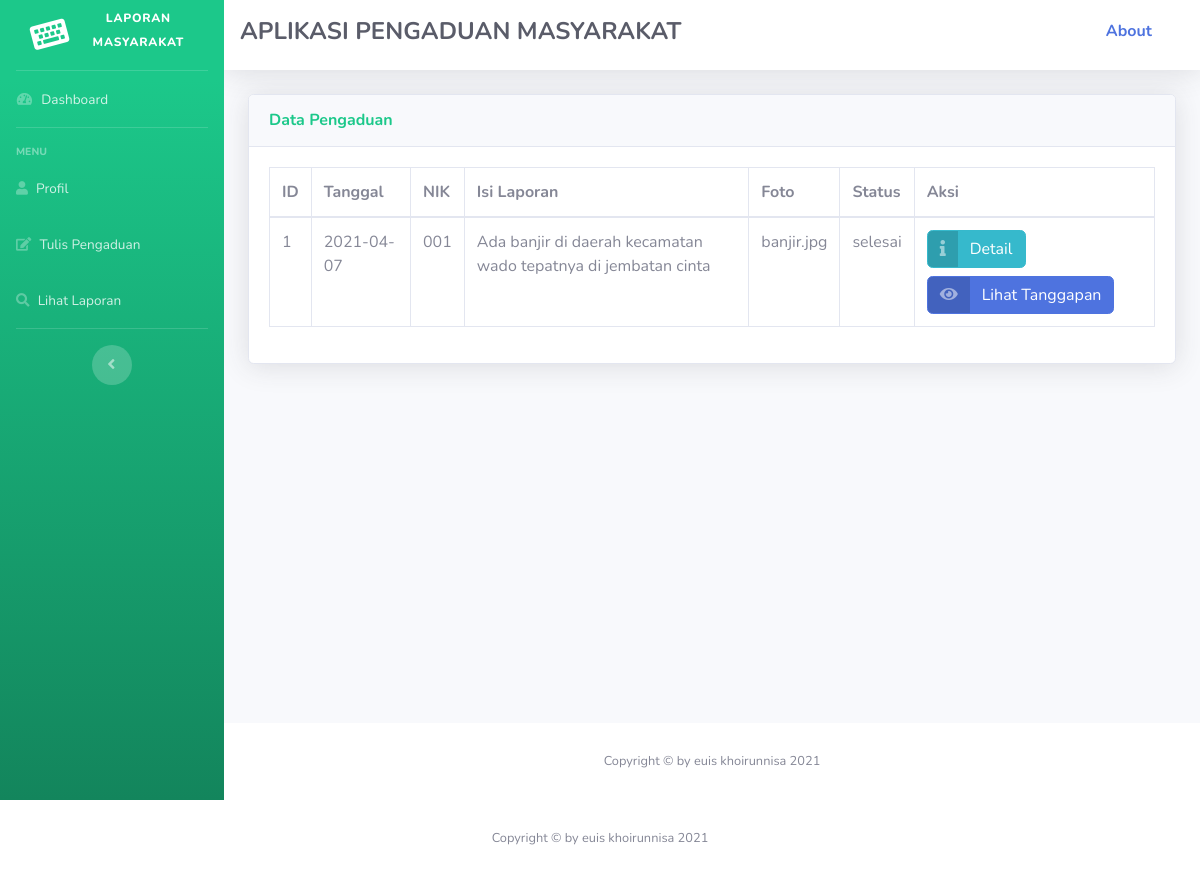
/masyarakat.php?url=lihat_pengaduan (signed in), run on the app's committed database.
### tables this page shows
CREATE TABLE `pengaduan` (
  `id_pengaduan` int(11) NOT NULL,
  `tgl_pengaduan` date NOT NULL,
  `nik` varchar(16) NOT NULL,
  `isi_laporan` text NOT NULL,
  `foto` varchar(255) NOT NULL,
  `status` enum('tunggu','proses','selesai','') NOT NULL
);

### lihat_pengaduan.php (the view, shortened to what this page needs)
        <div class="card shadow mb-4">
          <div class="card-header py-3">
            <h6 class="m-0 font-weight-bold text-success">Data Pengaduan</h6>
          </div>
          <div class="card-body">
            <div class="table-responsive">
              <table class="table table-bordered" id="dataTable" width="100%" cellspacing="0">
                <thead>
                  <tr>
                    <th>ID</th>
                    <th>Tanggal</th>
                    <th>NIK</th>
                    <th>Isi Laporan</th>
                    <th>Foto</th>
                    <th>Status</th>
                    <th>Aksi</th>
                  </tr>
                </thead>
                <?php
                require 'koneksi.php';
                $sqli=mysqli_query($konek, "select * from pengaduan where nik='$_SESSION[nik]'");
                while ($data=mysqli_fetch_array($sqli)) {
                ?>
                <tbody>
                  <tr>
                    <td><?php echo $data['id_pengaduan']; ?> </td>
                    <td><?php echo $data['tgl_pengaduan']; ?> </td>
                    <td><?php echo $data['nik']; ?> </td>
                    <td><?php echo $data['isi_laporan']; ?> </td>
                    <td><?php echo $data['foto']; ?> </td>
                    <td><?php echo $data['status']; ?> </td>
                    <td>
                    <a href="?url=detail_pengaduan&id=<?php echo $data['id_pengaduan']; ?>" class="btn btn-info btn-icon-split">
                      <span class="icon text-white-50">
                      <i class="fas fa-info"></i>
                      </span>
                      <span class="text">Detail</span>
                    </a>
                    <a href="?url=lihat_tanggapan&id=<?php echo $data['id_pengaduan']; ?>" class="btn btn-primary btn-icon-split mt-2">
                      <span class="icon text-white-50">
                      <i class="fas fa-eye"></i>
                      </span>
                      <span class="text">Lihat Tanggapan</span>
                    </a>
                    </td>
                  </tr>
                </tbody>
                <?php } ?>
              </table>
            </div>
          </div>
        </div>
      </div>
    </div>
    <footer class="sticky-footer bg-white">
      <div class="container my-auto">
        <div class="copyright text-center my-auto">
          <span>Copyright &copy; by euis khoirunnisa 2021</span>
        </div>
      </div>
    </footer>
  </div>
</div>

### data on the page
pengaduan: id_pengaduan "1", tgl_pengaduan "2021-04-07", nik "001", isi_laporan "Ada banjir di daerah kecamatan wado tepatnya di jembatan cinta", foto "banjir.jpg", status "selesai"
